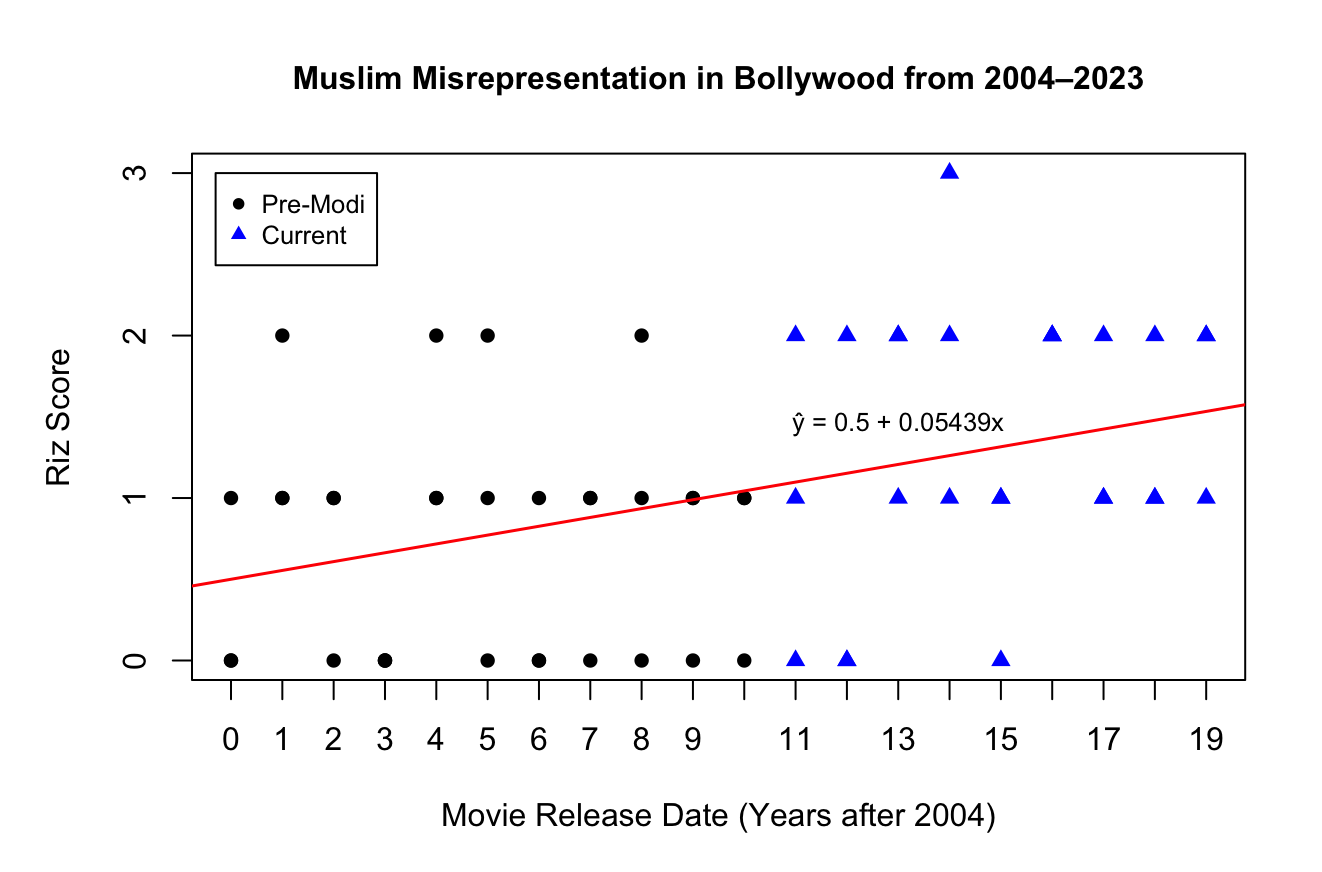

Source code (R):
# Data
year <- c(
  2004,2004,2004, 2005,2005,2005, 2006,2006,2006, 2007,2007,2007,
  2008,2008,2008, 2009,2009,2009, 2010,2010,2010, 2011,2011,2011,
  2012,2012,2012, 2013,2013,2013, 2014,2014,2014, 2015,2015,2015,
  2016,2016,2016, 2017,2017,2017, 2018,2018,2018, 2019,2019,2019,
  2020,2020,2020, 2021,2021,2021, 2022,2022,2022, 2023,2023,2023
)

riz_score <- c(
  1,0,0, 2,1,1, 1,0,1, 0,0,0,
  1,2,1, 1,2,0, 1,0,0, 1,0,1,
  2,0,1, 0,1,1, 0,1,1, 1,2,0,
  0,2,0, 2,1,2, 2,3,1, 1,1,0,
  2,2,2, 1,1,2, 1,2,1, 1,2,2
)

# Normalize year
years_after_2004 <- year - 2004
df <- data.frame(Year = years_after_2004, Riz = riz_score)

# Add a flag for post-2014
df$Post2014 <- year >= 2015

# Fit linear model
model <- lm(Riz ~ Year, data = df)
slope <- round(coef(model)[2], 5)
intercept <- round(coef(model)[1], 5)
equation <- paste0("ŷ = ", intercept, " + ", slope, "x")

# Plot setup
par(mar = c(5, 5, 4, 2))
plot(df$Year, df$Riz,
     type = "n",
     main = "Muslim Misrepresentation in Bollywood from 2004–2023",
     xlab = "Movie Release Date (Years after 2004)",
     ylab = "Riz Score",
     xaxt = "n",  
     yaxt = "n",
     cex.main = 1,
     cex.lab = 1)

axis(side = 1, at = 0:19, labels = 0:19)
axis(side = 2, at = 0:3, labels = 0:3)



# Plot pre-2015 movies in black
points(df$Year[!df$Post2014], df$Riz[!df$Post2014],
       pch = 16, col = "black")

# Plot post-2014 movies in blue
points(df$Year[df$Post2014], df$Riz[df$Post2014],
       pch = 17, col = "blue")  # triangle shape for distinction

# Add red regression line
abline(model, col = "red", lwd = 1.5)

# Add regression equation
text(x = 13, y = 1.3, labels = equation, cex = 0.8, pos=3)

# Add legend
legend(
       x = -0.3,
       y = 3,
       cex = 0.8,
       legend = c("Pre-Modi", "Current"), 
       pch = c(16, 17), 
       col = c("black", "blue"))
